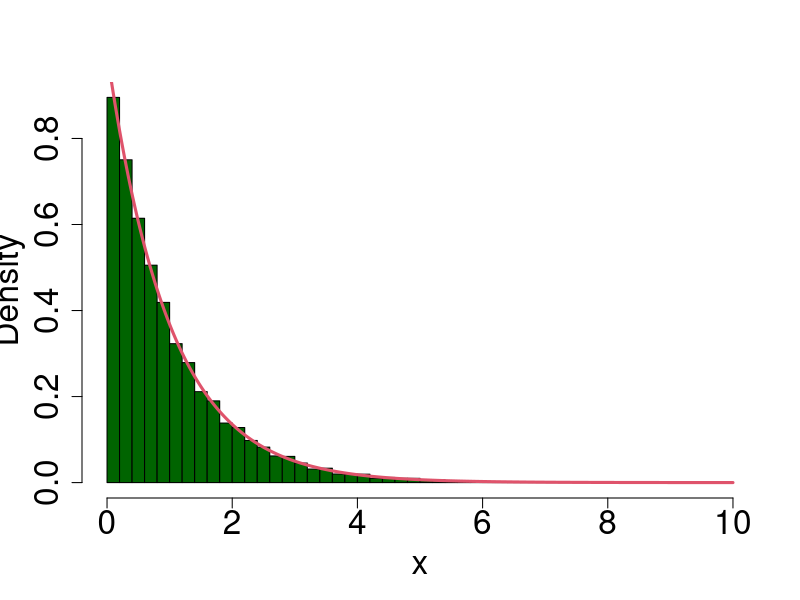
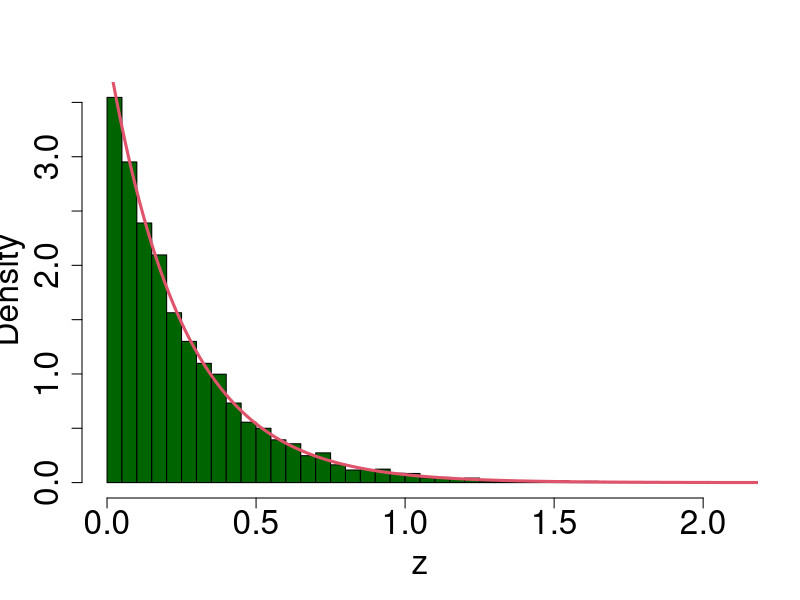

Write the R code that produced these figures, in order.
# rm(list=ls())
#====================================================
# Exemplo para gerar da exponencial utilizando
# uniforme (0,1) e a transformacao inversa
#====================================================
# Para uma exponencial com parametro 1
set.seed(12345)
n  <- 10000 # Tamanho da amostra
x  <- -log(runif(n))
x11()
hist(x,nclass=50,prob=T,main="",cex.axis=2,cex.lab=2,col="darkgreen")
xseq <- seq(0.001,10,length=1000)
yseq <- dexp(xseq,1)
lines(xseq,yseq,col=2,lwd=3)
mean(x)

# Para uma exponencial com parametro lambda = 4
lambda <- 4
z      <- -log(runif(n))/lambda
x11()
hist(z,nclass=50,prob=T,main="",cex.axis=2,cex.lab=2,col="darkgreen")
zseq <- seq(0.001,10,length=1000)
wseq <- dexp(zseq,lambda)
lines(zseq,wseq,col=2,lwd=3)
mean(z)

#====================================================
# Fim
#====================================================
